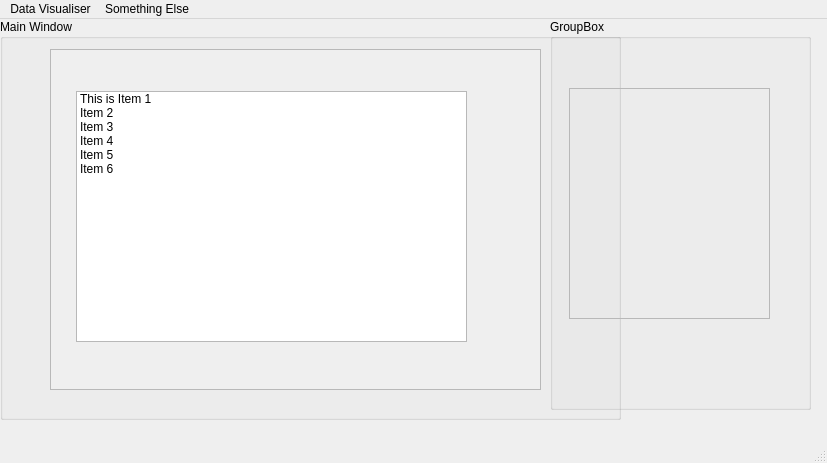
<?xml version="1.0" encoding="UTF-8"?>
<ui version="4.0">
 <class>TestUI</class>
 <widget class="QMainWindow" name="TestUI">
  <property name="geometry">
   <rect>
    <x>0</x>
    <y>0</y>
    <width>827</width>
    <height>463</height>
   </rect>
  </property>
  <property name="windowTitle">
   <string>TestUI</string>
  </property>
  <widget class="QWidget" name="centralwidget">
   <widget class="QGroupBox" name="groupBox">
    <property name="geometry">
     <rect>
      <x>0</x>
      <y>0</y>
      <width>621</width>
      <height>401</height>
     </rect>
    </property>
    <property name="title">
     <string>Main Window</string>
    </property>
    <widget class="QScrollArea" name="scrollArea">
     <property name="geometry">
      <rect>
       <x>50</x>
       <y>30</y>
       <width>491</width>
       <height>341</height>
      </rect>
     </property>
     <property name="widgetResizable">
      <bool>true</bool>
     </property>
     <widget class="QWidget" name="scrollAreaWidgetContents">
      <property name="geometry">
       <rect>
        <x>0</x>
        <y>0</y>
        <width>489</width>
        <height>339</height>
       </rect>
      </property>
      <widget class="QListWidget" name="listWidget">
       <property name="geometry">
        <rect>
         <x>25</x>
         <y>41</y>
         <width>391</width>
         <height>251</height>
        </rect>
       </property>
       <item>
        <property name="text">
         <string>This is Item 1</string>
        </property>
       </item>
       <item>
        <property name="text">
         <string>Item 2</string>
        </property>
       </item>
       <item>
        <property name="text">
         <string>Item 3</string>
        </property>
       </item>
       <item>
        <property name="text">
         <string>Item 4</string>
        </property>
       </item>
       <item>
        <property name="text">
         <string>Item 5</string>
        </property>
       </item>
       <item>
        <property name="text">
         <string>Item 6</string>
        </property>
       </item>
      </widget>
     </widget>
    </widget>
   </widget>
   <widget class="QGroupBox" name="groupBox_2">
    <property name="geometry">
     <rect>
      <x>550</x>
      <y>0</y>
      <width>261</width>
      <height>391</height>
     </rect>
    </property>
    <property name="title">
     <string>GroupBox</string>
    </property>
    <widget class="QFrame" name="frame">
     <property name="geometry">
      <rect>
       <x>19</x>
       <y>69</y>
       <width>201</width>
       <height>231</height>
      </rect>
     </property>
     <property name="frameShape">
      <enum>QFrame::StyledPanel</enum>
     </property>
     <property name="frameShadow">
      <enum>QFrame::Raised</enum>
     </property>
    </widget>
   </widget>
  </widget>
  <widget class="QMenuBar" name="menubar">
   <property name="geometry">
    <rect>
     <x>0</x>
     <y>0</y>
     <width>827</width>
     <height>24</height>
    </rect>
   </property>
   <widget class="QMenu" name="menuData_Visualiser">
    <property name="title">
     <string>Data Visualiser</string>
    </property>
   </widget>
   <widget class="QMenu" name="menuSomething_Else">
    <property name="title">
     <string>Something Else</string>
    </property>
   </widget>
   <addaction name="menuData_Visualiser"/>
   <addaction name="menuSomething_Else"/>
  </widget>
  <widget class="QStatusBar" name="statusbar"/>
 </widget>
 <resources/>
 <connections/>
</ui>
